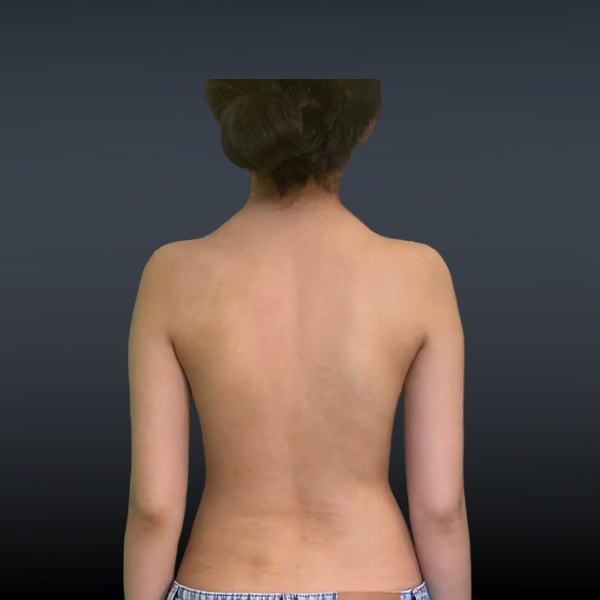
#> input picture Raw_image/20 (14).jpg, 600 x 600 px, found by its file name
$ jupyter execute --allow-errors train_back_line_model.ipynb
#> lines starting #> are read from the running program, lines starting #| are printed output that depends on the picture
# Train Back Line Detection Model

This notebook trains a U-Net model to detect and draw a line down someone's back using the annotated images in the data/ folder.

## 1. Import Libraries

[cell 1]
import os
import cv2
import numpy as np
import torch
import torch.nn as nn
import torch.optim as optim
from torch.utils.data import Dataset, DataLoader
from torchvision import transforms
import glob
from PIL import Image
import matplotlib.pyplot as plt

print(f"PyTorch version: {torch.__version__}")
print(f"Device: {'cuda' if torch.cuda.is_available() else 'cpu'}")
#> (this line was passed over: torch is not available in this run)

## 2. Define U-Net Model Architecture

[cell 2]
class UNet(nn.Module):
    # [67 lines left out: functions __init__, conv_block, forward, not called in this run]

print("U-Net model defined successfully!")

## 3. Define Dataset Class

[cell 3]
class BackLineDataset(Dataset):
    def __init__(self, data_dir, img_size=(256, 256)):
        self.data_dir = data_dir
        self.img_size = img_size
        self.image_paths = glob.glob(os.path.join(data_dir, "*.jpg"))
        print(f"Found {len(self.image_paths)} training images")

    def __len__(self):
        return len(self.image_paths)

    def __getitem__(self, idx):
        # Load image
        img_path = self.image_paths[idx]
        img = cv2.imread(img_path)
        img = cv2.cvtColor(img, cv2.COLOR_BGR2RGB)

        # Extract black line as mask (black pixels with low RGB values)
        gray = cv2.cvtColor(cv2.imread(img_path), cv2.COLOR_BGR2GRAY)
        _, mask = cv2.threshold(gray, 50, 255, cv2.THRESH_BINARY_INV)

        # Dilate mask slightly to make it more visible
        kernel = np.ones((3, 3), np.uint8)
        mask = cv2.dilate(mask, kernel, iterations=1)

        # Resize
        img = cv2.resize(img, self.img_size)
        mask = cv2.resize(mask, self.img_size)

        # Normalize
        img = img.astype(np.float32) / 255.0
        mask = (mask > 127).astype(np.float32)

        # Convert to tensors (CHW format)
        img = torch.from_numpy(img).permute(2, 0, 1)
        mask = torch.from_numpy(mask).unsqueeze(0)

        return img, mask

# Test the dataset
dataset = BackLineDataset('data')
print(f"Dataset size: {len(dataset)}")

## 4. Visualize Sample Data

[cell 4]
# Visualize a few samples
fig, axes = plt.subplots(2, 3, figsize=(15, 10))

#> (the rest of this cell did not finish here and is left out)

## 5. Training Configuration

[cell 5]
# Training parameters
EPOCHS = 30
BATCH_SIZE = 2
LEARNING_RATE = 0.001
DATA_DIR = 'data'

# Device configuration
#> (the rest of this cell did not finish here and is left out)

## 6. Train the Model

[cell 6]
# Training loop
print(f"\nStarting training for {EPOCHS} epochs...\n")
best_loss = float('inf')
loss_history = []

#> (the rest of this cell did not finish here and is left out)

## 7. Plot Training Loss

[cell 7]
# Plot training loss
plt.figure(figsize=(10, 6))
plt.plot(range(1, len(loss_history)+1), loss_history, marker='o')
plt.xlabel('Epoch')
plt.ylabel('Loss')
plt.title('Training Loss Over Time')
plt.grid(True)
plt.show()
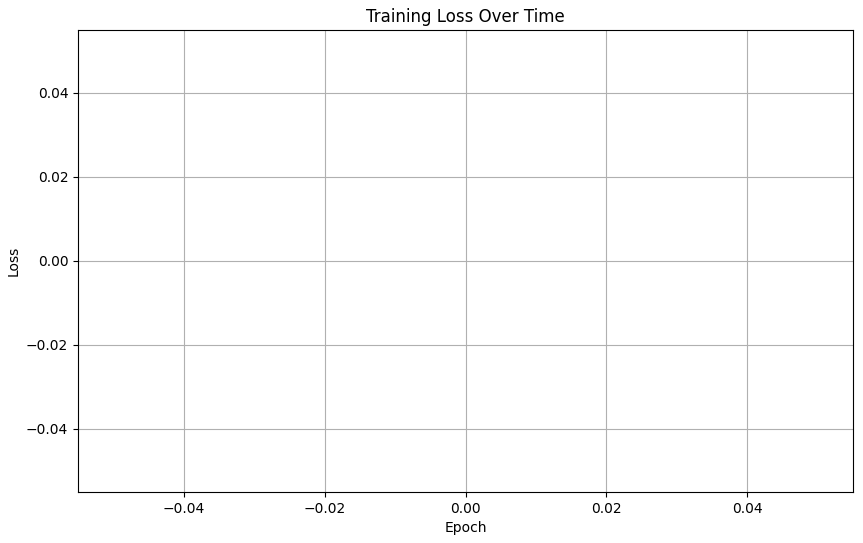
#> figure drawn by matplotlib, 1 panel

#> (the rest of this cell did not finish here and is left out)

## 8. Test the Model

#> (a cell that did not finish here is left out)

## 9. Save a Test Prediction

[cell 9]
# Save one prediction as an image file
test_img = cv2.imread('data/20 (14).jpg')
#> test_img is the input picture: shape (600, 600, 3); mean B, G, R 76.2, 80.5, 93.7
#> (the rest of this cell did not finish here and is left out)
